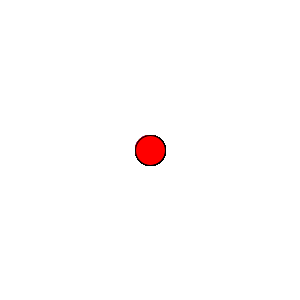
Frame 1 (no input)
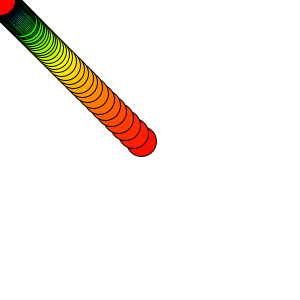
Frame 60 (the mouse pressed at the canvas centre just before this capture)
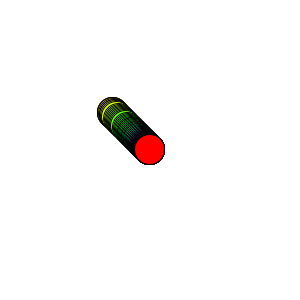
Frame 120 (the mouse held since frame 60 and released just before this capture)

The Processing sketch that drew these frames (run headless with seeded random() and noise(); from frame 60 on, the mouse is pressed at the canvas centre):

// Processing sketch: balls
// ── balls.pde
class Ball
{
  float x, y;
  color c;
  float a;
}

ArrayList<Ball> balls = new ArrayList<Ball>();

void setup()
{
  size(300, 300);
  colorMode(HSB, 100);
  for (int i = 1; i <= 100; i++) {
    Ball ball = new Ball();
    ball.x = width / 2;
    ball.y = height / 2;
    ball.c = color(i, 100, 100);
    ball.a = i * 0.001;
    balls.add(ball);
  }
}

void draw()
{
  background(100);
  for (Ball ball : balls) {
    fill(ball.c);
    ellipse(ball.x, ball.y, 30, 30);
    float dx = mouseX - ball.x;
    float dy = mouseY - ball.y;
    ball.x += ball.a * dx;
    ball.y += ball.a * dy;
  }
}
